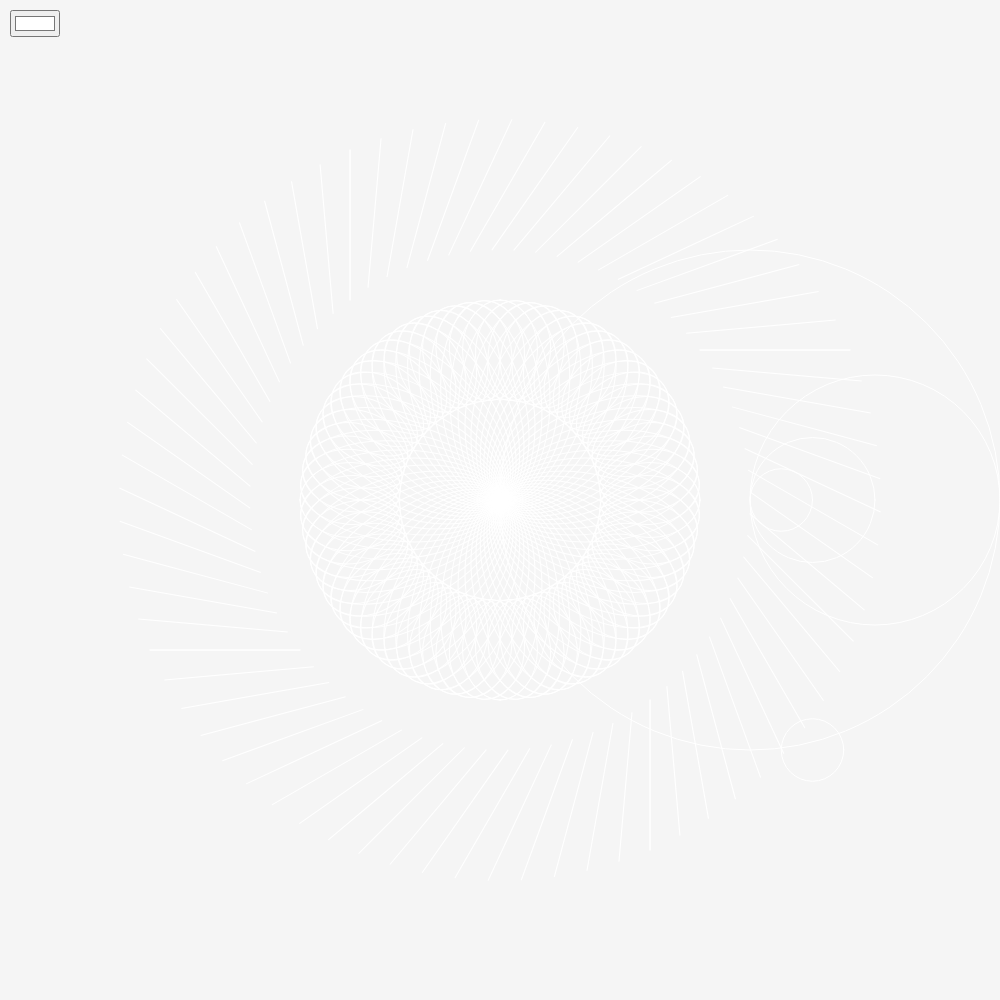
Frame 1 (no input)
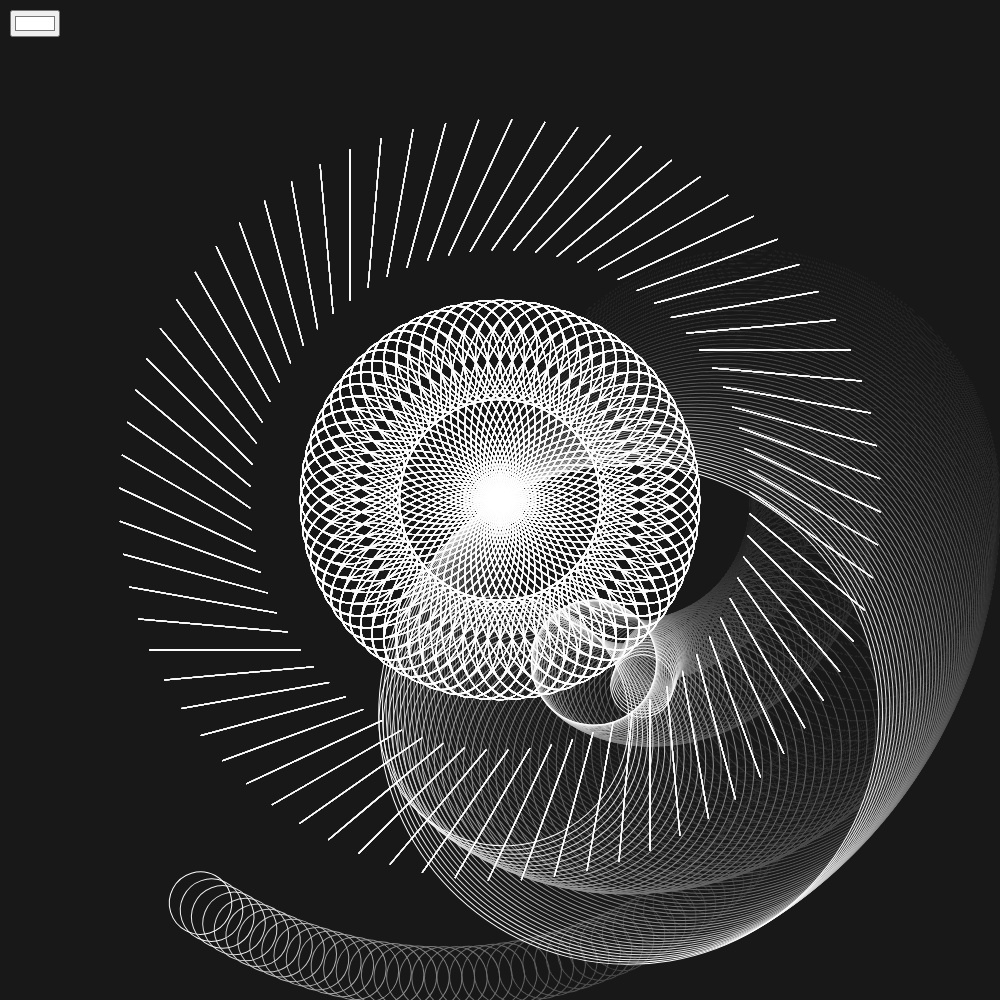
Frame 60 (no input)
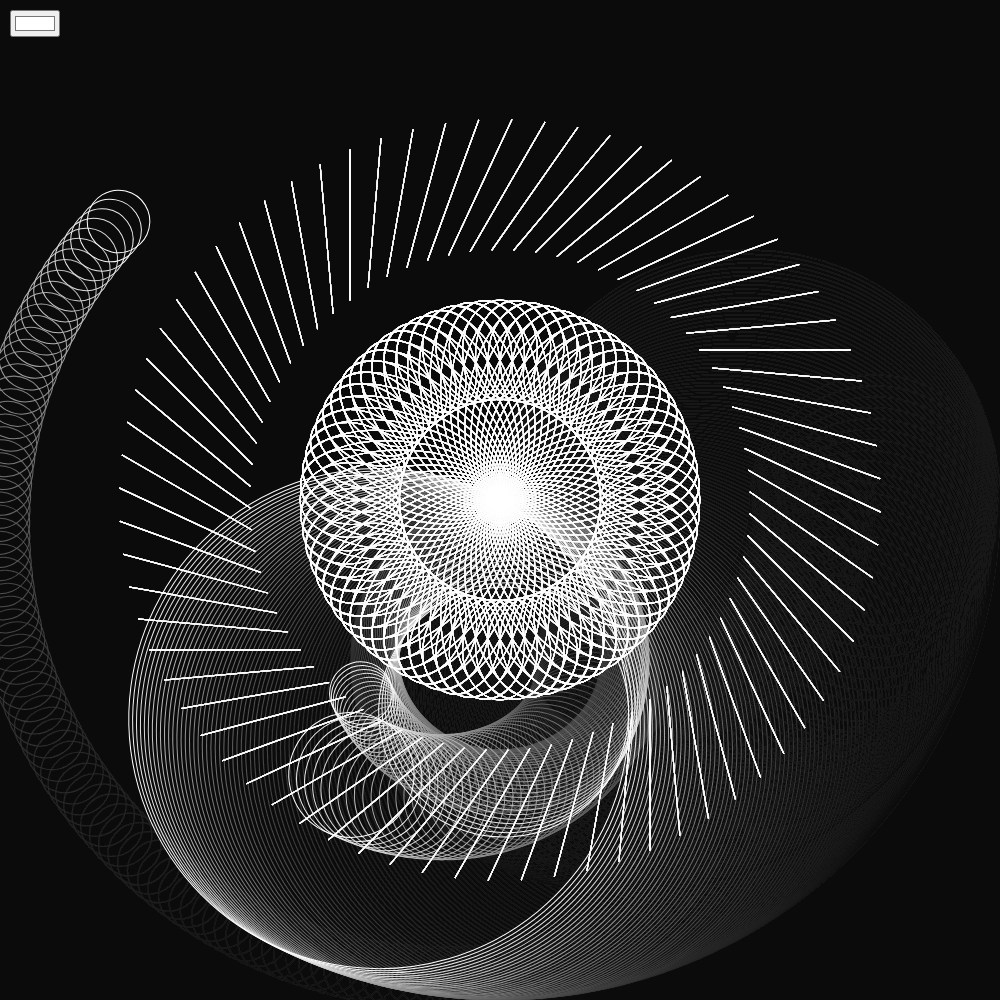
Frame 120 (the mouse pressed at the canvas centre since frame 60)

The p5.js sketch that drew these frames (run headless with seeded random() and noise() and a simulated clock; from frame 60 on, the mouse is pressed at the canvas centre):

// p5.js sketch
// ── sketch.js
let colorPicker;
let r1 = 200;
let r2 = 100;
let angle = 0;

function setup() {
  colorPicker = createColorPicker('#ffffff');
  colorPicker.position(10, 10);
  createCanvas(windowHeight, windowHeight);
  angleMode(DEGREES);
}

function draw() {
  background(0, 10);
  noFill();
  stroke(colorPicker.color());

  for (let i = 0; i < 72; i = i + 1) {
    push();
    translate(width / 2, height / 2);
    rotate(i * 5);
    //grid();
    ellipse(100, 0, r1, r2);
    stroke(255);
    ellipse(150, 0, r2, r2 * 0.75);
    stroke(colorPicker.color());
    triangle(150, r1, 150, r1 + 100, 150, r1 + 150);
    pop();
  }

  push();
  translate(width / 2, height / 2);
  rotate(angle);
  ellipse(width / 4, 0, width / 2);
  push();
  translate(width / 4, 0);
  rotate(angle * 2);
  ellipse(width / 8 * 1, 0, width / 4);
  pop();

  push();
  translate(width / 4, 0);
  rotate(angle * 3);
  ellipse(width / 16 * 1, 0, width / 8);
  pop();

  push();
  translate(width / 4, 0);
  rotate(angle * 4);
  ellipse(width / 32 * 1, 0, width / 16);
  pop();

  push();
  translate(width / 16, height / 4);
  rotate(angle);
  ellipse(width / 4, 0, width / 16);
  pop();

  angle = angle + 1;
}
